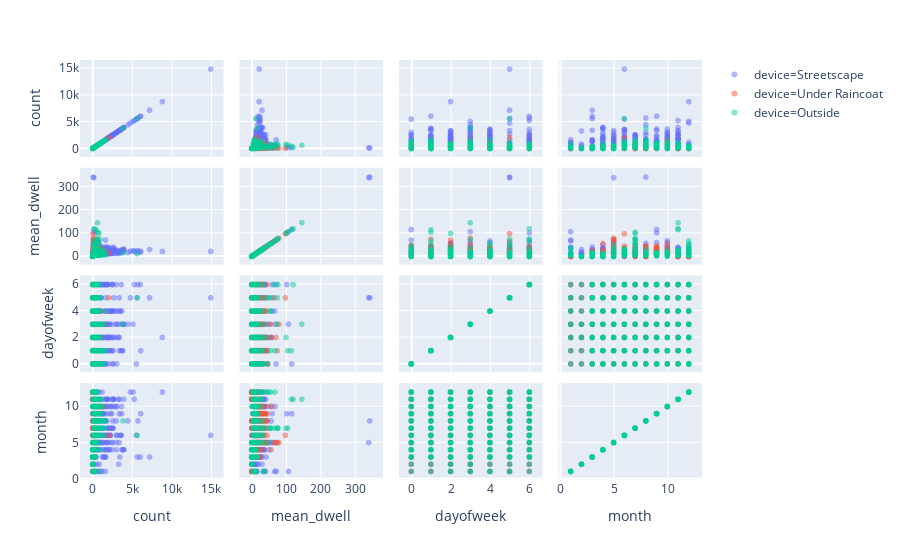

Notebook source saved alongside this figure:
### Code cell
px.scatter_matrix(feed_dwell_1d_df, ['count', 'mean_dwell', 'dayofweek', 'month'], color='device', opacity=0.5)

### Figure 1 — Plotly figure (JSON) as saved in the notebook; plotly's stock layout.template omitted (floating-point values rounded to 4 significant figures; data arrays with more than 128 entries replaced by an {"elided": "..."} marker saying what was removed)
{"data": [{"dimensions": [{"axis": {"matches": true}, "label": "count", "values": {"elided": "326 int values"}}, {"axis": {"matches": true}, "label": "mean_dwell", "values": {"elided": "326 float values"}}, {"axis": {"matches": true}, "label": "dayofweek", "values": {"elided": "326 int values"}}, {"axis": {"matches": true}, "label": "month", "values": {"elided": "326 int values"}}], "hoverlabel": {"namelength": 0}, "hovertemplate": "device=Streetscape<br>%{xaxis.title.text}=%{x}<br>%{yaxis.title.text}=%{y}", "legendgroup": "device=Streetscape", "marker": {"color": "#636efa", "opacity": 0.5, "symbol": "circle"}, "name": "device=Streetscape", "showlegend": true, "type": "splom"}, {"dimensions": [{"axis": {"matches": true}, "label": "count", "values": {"elided": "326 int values"}}, {"axis": {"matches": true}, "label": "mean_dwell", "values": {"elided": "326 float values"}}, {"axis": {"matches": true}, "label": "dayofweek", "values": {"elided": "326 int values"}}, {"axis": {"matches": true}, "label": "month", "values": {"elided": "326 int values"}}], "hoverlabel": {"namelength": 0}, "hovertemplate": "device=Under Raincoat<br>%{xaxis.title.text}=%{x}<br>%{yaxis.title.text}=%{y}", "legendgroup": "device=Under Raincoat", "marker": {"color": "#EF553B", "opacity": 0.5, "symbol": "circle"}, "name": "device=Under Raincoat", "showlegend": true, "type": "splom"}, {"dimensions": [{"axis": {"matches": true}, "label": "count", "values": {"elided": "326 int values"}}, {"axis": {"matches": true}, "label": "mean_dwell", "values": {"elided": "326 float values"}}, {"axis": {"matches": true}, "label": "dayofweek", "values": {"elided": "326 int values"}}, {"axis": {"matches": true}, "label": "month", "values": {"elided": "326 int values"}}], "hoverlabel": {"namelength": 0}, "hovertemplate": "device=Outside<br>%{xaxis.title.text}=%{x}<br>%{yaxis.title.text}=%{y}", "legendgroup": "device=Outside", "marker": {"color": "#00cc96", "opacity": 0.5, "symbol": "circle"}, "name": "device=Outside", "showlegend": true, "type": "splom"}], "layout": {"dragmode": "select", "legend": {"tracegroupgap": 0}, "margin": {"t": 60}}}
